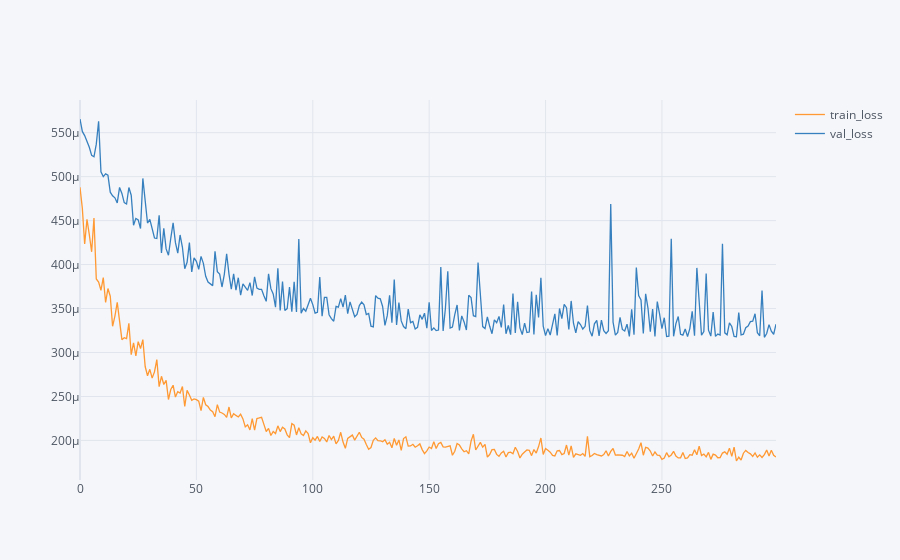

Notebook code cell kept with this figure:
### Code cell
loss.iplot()

### Figure 1 — Plotly figure (JSON) as saved in the notebook; plotly's stock layout.template omitted (floating-point values rounded to 4 significant figures; data arrays with more than 128 entries replaced by an {"elided": "..."} marker saying what was removed)
{"data": [{"line": {"color": "rgba(255, 153, 51, 1.0)", "dash": "solid", "shape": "linear", "width": 1.3}, "mode": "lines", "name": "train_loss", "text": "", "type": "scatter", "x": {"elided": "300 int values"}, "y": {"elided": "300 float values"}}, {"line": {"color": "rgba(55, 128, 191, 1.0)", "dash": "solid", "shape": "linear", "width": 1.3}, "mode": "lines", "name": "val_loss", "text": "", "type": "scatter", "x": {"elided": "300 int values"}, "y": {"elided": "300 float values"}}], "layout": {"legend": {"bgcolor": "#F5F6F9", "font": {"color": "#4D5663"}}, "paper_bgcolor": "#F5F6F9", "plot_bgcolor": "#F5F6F9", "title": {"font": {"color": "#4D5663"}}, "xaxis": {"gridcolor": "#E1E5ED", "showgrid": true, "tickfont": {"color": "#4D5663"}, "title": {"font": {"color": "#4D5663"}, "text": ""}, "zerolinecolor": "#E1E5ED"}, "yaxis": {"gridcolor": "#E1E5ED", "showgrid": true, "tickfont": {"color": "#4D5663"}, "title": {"font": {"color": "#4D5663"}, "text": ""}, "zerolinecolor": "#E1E5ED"}}}
